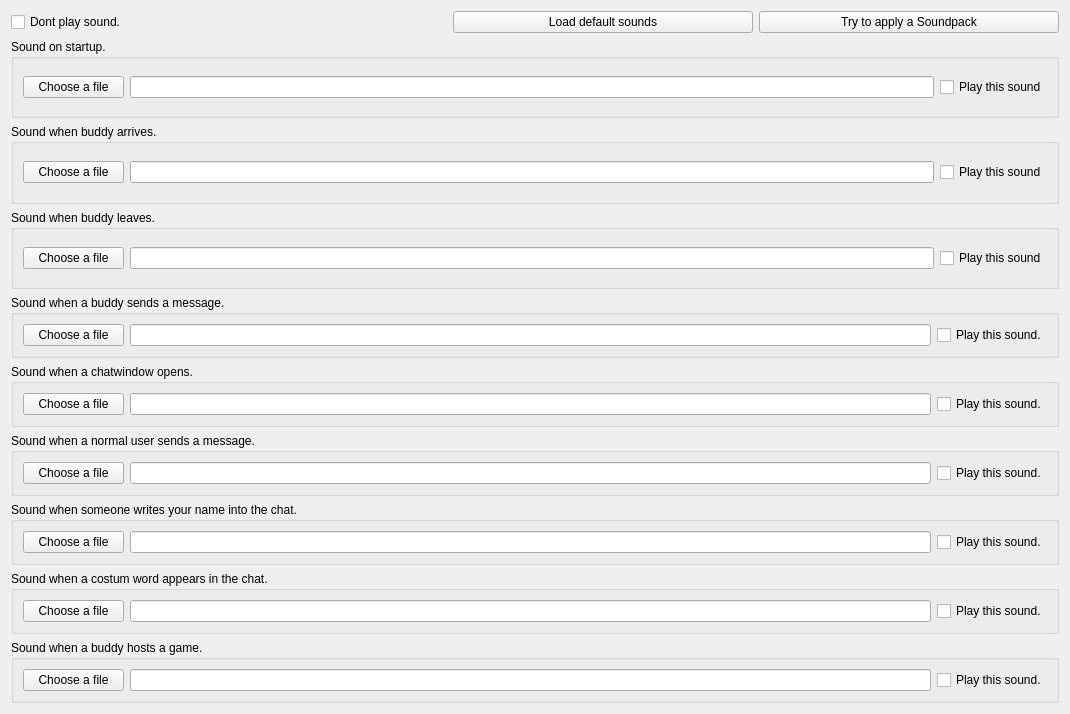
           <widget class="QWidget" name="scrollAreaWidgetContents">
            <property name="geometry">
             <rect>
              <x>0</x>
              <y>0</y>
              <width>1070</width>
              <height>714</height>
             </rect>
            </property>
            <layout class="QHBoxLayout" name="horizontalLayout_8">
             <item>
              <layout class="QVBoxLayout" name="verticalLayout_6">
               <item>
                <layout class="QHBoxLayout" name="horizontalLayout">
                 <property name="topMargin">
                  <number>0</number>
                 </property>
                 <item>
                  <widget class="QCheckBox" name="cbdontplaysound">
                   <property name="text">
                    <string>Dont play sound.</string>
                   </property>
                  </widget>
                 </item>
                 <item>
                  <widget class="QPushButton" name="pbloaddefaultsounds">
                   <property name="maximumSize">
                    <size>
                     <width>300</width>
                     <height>16777215</height>
                    </size>
                   </property>
                   <property name="text">
                    <string>Load default sounds</string>
                   </property>
                  </widget>
                 </item>
                 <item>
                  <widget class="QPushButton" name="pbloadsoundpack">
                   <property name="maximumSize">
                    <size>
                     <width>300</width>
                     <height>16777215</height>
                    </size>
                   </property>
                   <property name="text">
                    <string>Try to apply a Soundpack</string>
                   </property>
                  </widget>
                 </item>
                </layout>
               </item>
               <item>
                <widget class="QGroupBox" name="groupBox_11">
                 <property name="minimumSize">
                  <size>
                   <width>0</width>
                   <height>63</height>
                  </size>
                 </property>
                 <property name="title">
                  <string>Sound on startup.</string>
                 </property>
                 <layout class="QHBoxLayout" name="horizontalLayout_18">
                  <item>
                   <layout class="QHBoxLayout" name="horizontalLayout_17">
                    <item>
                     <widget class="QPushButton" name="pbstartup">
                      <property name="minimumSize">
                       <size>
                        <width>101</width>
                        <height>0</height>
                       </size>
                      </property>
                      <property name="text">
                       <string>Choose a file</string>
                      </property>
                     </widget>
                    </item>
                    <item>
                     <widget class="QLineEdit" name="lestartup">
                      <property name="text">
                       <string/>
                      </property>
                     </widget>
                    </item>
                    <item>
                     <widget class="QCheckBox" name="cbstartup">
                      <property name="text">
                       <string>Play this sound</string>
                      </property>
                      <property name="checked">
                       <bool>false</bool>
                      </property>
                     </widget>
                    </item>
                   </layout>
                  </item>
                 </layout>
                 <zorder></zorder>
                </widget>
               </item>
               <item>
                <widget class="QGroupBox" name="groupBox_12">
                 <property name="minimumSize">
                  <size>
                   <width>0</width>
                   <height>63</height>
                  </size>
                 </property>
                 <property name="title">
                  <string>Sound when buddy arrives.</string>
                 </property>
                 <layout class="QHBoxLayout" name="horizontalLayout_20">
                  <item>
                   <layout class="QHBoxLayout" name="horizontalLayout_19">
                    <item>
                     <widget class="QPushButton" name="pbbuddyarrives">
                      <property name="minimumSize">
                       <size>
                        <width>101</width>
                        <height>0</height>
                       </size>
                      </property>
                      <property name="text">
                       <string>Choose a file</string>
                      </property>
                     </widget>
                    </item>
                    <item>
                     <widget class="QLineEdit" name="lebuddyarrives">
                      <property name="text">
                       <string/>
                      </property>
                     </widget>
                    </item>
                    <item>
                     <widget class="QCheckBox" name="cbbuddyarrives">
                      <property name="text">
                       <string>Play this sound</string>
                      </property>
                      <property name="checked">
                       <bool>false</bool>
                      </property>
                     </widget>
                    </item>
                   </layout>
                  </item>
                 </layout>
                </widget>
               </item>
               <item>
                <widget class="QGroupBox" name="groupBox_13">
                 <property name="minimumSize">
                  <size>
                   <width>0</width>
                   <height>63</height>
                  </size>
                 </property>
                 <property name="title">
                  <string>Sound when buddy leaves.</string>
                 </property>
                 <layout class="QHBoxLayout" name="horizontalLayout_23">
                  <item>
                   <layout class="QHBoxLayout" name="horizontalLayout_21">
                    <item>
                     <widget class="QPushButton" name="pbbuddyleaves">
                      <property name="minimumSize">
                       <size>
                        <width>101</width>
                        <height>0</height>
                       </size>
                      </property>
                      <property name="text">
                       <string>Choose a file</string>
                      </property>
                     </widget>
                    </item>
                    <item>
                     <widget class="QLineEdit" name="lebuddyleaves">
                      <property name="text">
                       <string/>
                      </property>
                     </widget>
                    </item>
                    <item>
                     <widget class="QCheckBox" name="cbbuddyleaves">
                      <property name="text">
                       <string>Play this sound</string>
                      </property>
                      <property name="checked">
                       <bool>false</bool>
                      </property>
                     </widget>
                    </item>
                   </layout>
                  </item>
                 </layout>
                </widget>
               </item>
               <item>
                <layout class="QVBoxLayout" name="verticalLayout_3">
                 <item>
                  <widget class="QGroupBox" name="groupBox_8">
                   <property name="minimumSize">
                    <size>
                     <width>0</width>
                     <height>63</height>
                    </size>
                   </property>
                   <property name="title">
                    <string>Sound when a buddy sends a message.</string>
                   </property>
                   <layout class="QHBoxLayout" name="_2">
                    <item>
                     <layout class="QHBoxLayout" name="horizontalLayout_11">
                      <item>
                       <widget class="QPushButton" name="pbbuddychatmessage">
                        <property name="minimumSize">
                         <size>
                          <width>101</width>
                          <height>0</height>
                         </size>
                        </property>
                        <property name="text">
                         <string>Choose a file</string>
                        </property>
                       </widget>
                      </item>
                      <item>
                       <widget class="QLineEdit" name="lebuddychatmessage">
                        <property name="text">
                         <string/>
                        </property>
                       </widget>
                      </item>
                      <item>
                       <widget class="QCheckBox" name="cbplaybuddychatmessage">
                        <property name="text">
                         <string>Play this sound.</string>
                        </property>
                        <property name="checked">
                         <bool>false</bool>
                        </property>
                       </widget>
                      </item>
                     </layout>
                    </item>
                   </layout>
                  </widget>
                 </item>
                 <item>
                  <widget class="QGroupBox" name="groupBox_9">
                   <property name="minimumSize">
                    <size>
                     <width>0</width>
                     <height>63</height>
                    </size>
                   </property>
                   <property name="title">
                    <string>Sound when a chatwindow opens.</string>
                   </property>
                   <layout class="QHBoxLayout" name="horizontalLayout_15">
                    <item>
                     <layout class="QHBoxLayout" name="horizontalLayout_12">
                      <item>
                       <widget class="QPushButton" name="pbbuddychatwindowopened">
                        <property name="minimumSize">
                         <size>
                          <width>101</width>
                          <height>0</height>
                         </size>
                        </property>
                        <property name="text">
                         <string>Choose a file</string>
                        </property>
                       </widget>
                      </item>
                      <item>
                       <widget class="QLineEdit" name="lebuddychatwindowsopened">
                        <property name="text">
                         <string/>
                        </property>
                       </widget>
                      </item>
                      <item>
                       <widget class="QCheckBox" name="cbplaybuddychatwindowopened">
                        <property name="text">
                         <string>Play this sound.</string>
                        </property>
                        <property name="checked">
                         <bool>false</bool>
                        </property>
                       </widget>
                      </item>
                     </layout>
                    </item>
                   </layout>
                  </widget>
                 </item>
                 <item>
                  <widget class="QGroupBox" name="groupBox_10">
                   <property name="minimumSize">
                    <size>
                     <width>0</width>
                     <height>63</height>
                    </size>
                   </property>
                   <property name="title">
                    <string>Sound when a normal user sends a message.</string>
                   </property>
                   <layout class="QHBoxLayout" name="horizontalLayout_16">
                    <item>
                     <layout class="QHBoxLayout" name="horizontalLayout_13">
                      <item>
                       <widget class="QPushButton" name="pbnormalchatmessage">
                        <property name="minimumSize">
                         <size>
                          <width>101</width>
                          <height>0</height>
                         </size>
                        </property>
                        <property name="text">
                         <string>Choose a file</string>
                        </property>
                       </widget>
                      </item>
                      <item>
                       <widget class="QLineEdit" name="lenormalchatmessage">
                        <property name="text">
                         <string/>
                        </property>
                       </widget>
                      </item>
                      <item>
                       <widget class="QCheckBox" name="cbplaynormalchatmessage">
                        <property name="text">
                         <string>Play this sound.</string>
                        </property>
                        <property name="checked">
                         <bool>false</bool>
                        </property>
                       </widget>
                      </item>
                     </layout>
                    </item>
                   </layout>
                  </widget>
                 </item>
                 <item>
                  <widget class="QGroupBox" name="groupBox_15">
                   <property name="minimumSize">
                    <size>
                     <width>0</width>
                     <height>63</height>
                    </size>
                   </property>
                   <property name="title">
                    <string>Sound when someone writes your name into the chat.</string>
                   </property>
                   <layout class="QHBoxLayout" name="horizontalLayout_26">
                    <item>
                     <layout class="QHBoxLayout" name="horizontalLayout_25">
                      <item>
                       <widget class="QPushButton" name="pbhighlightning">
                        <property name="minimumSize">
                         <size>
                          <width>101</width>
                          <height>0</height>
                         </size>
                        </property>
                        <property name="text">
                         <string>Choose a file</string>
                        </property>
                       </widget>
                      </item>
                      <item>
                       <widget class="QLineEdit" name="lehighlightning">
                        <property name="text">
                         <string/>
                        </property>
                       </widget>
                      </item>
                      <item>
                       <widget class="QCheckBox" name="cbhighlightning">
                        <property name="text">
                         <string>Play this sound.</string>
                        </property>
                        <property name="checked">
                         <bool>false</bool>
                        </property>
                       </widget>
                      </item>
                     </layout>
                    </item>
                   </layout>
                  </widget>
                 </item>
                 <item>
                  <widget class="QGroupBox" name="groupBox_6">
                   <property name="minimumSize">
                    <size>
                     <width>0</width>
                     <height>63</height>
                    </size>
                   </property>
                   <property name="title">
                    <string>Sound when a costum word appears in the chat.</string>
                   </property>
                   <layout class="QHBoxLayout" name="horizontalLayout_36">
                    <item>
                     <layout class="QHBoxLayout" name="horizontalLayout_35">
                      <item>
                       <widget class="QPushButton" name="pbcostumword">
                        <property name="minimumSize">
                         <size>
                          <width>101</width>
                          <height>0</height>
                         </size>
                        </property>
                        <property name="text">
                         <string>Choose a file</string>
                        </property>
                       </widget>
                      </item>
                      <item>
                       <widget class="QLineEdit" name="lecostumword">
                        <property name="text">
                         <string/>
                        </property>
                       </widget>
                      </item>
                      <item>
                       <widget class="QCheckBox" name="cbcostumword">
                        <property name="text">
                         <string>Play this sound.</string>
                        </property>
                        <property name="checked">
                         <bool>false</bool>
                        </property>
                       </widget>
                      </item>
                     </layout>
                    </item>
                   </layout>
                  </widget>
                 </item>
                 <item>
                  <widget class="QGroupBox" name="groupBox_19">
                   <property name="minimumSize">
                    <size>
                     <width>0</width>
                     <height>63</height>
                    </size>
                   </property>
                   <property name="title">
                    <string>Sound when a buddy hosts a game.</string>
                   </property>
                   <layout class="QHBoxLayout" name="horizontalLayout_32">
                    <item>
                     <layout class="QHBoxLayout" name="horizontalLayout_31">
                      <item>
                       <widget class="QPushButton" name="pbbuddyhosts">
                        <property name="minimumSize">
                         <size>
                          <width>101</width>
                          <height>0</height>
                         </size>
                        </property>
                        <property name="text">
                         <string>Choose a file</string>
                        </property>
                       </widget>
                      </item>
                      <item>
                       <widget class="QLineEdit" name="lehostsound">
                        <property name="text">
                         <string/>
                        </property>
                       </widget>
                      </item>
                      <item>
                       <widget class="QCheckBox" name="chbhostsound">
                        <property name="text">
                         <string>Play this sound.</string>
                        </property>
                        <property name="checked">
                         <bool>false</bool>
                        </property>
                       </widget>
                      </item>
                     </layout>
                    </item>
                   </layout>
                  </widget>
                 </item>
                </layout>
               </item>
              </layout>
             </item>
            </layout>
           </widget>
